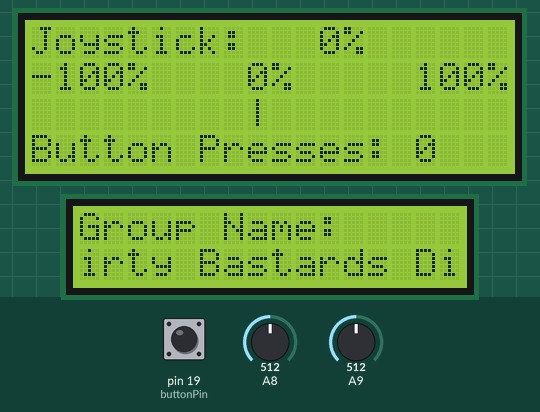
A sketch run on a simulated Arduino Mega 2560, built with avr-gcc and run on an emulated ATmega2560. Parts: 20×4 character LCD, 16×2 character LCD. The test bench sets the inputs (shaded band); at power-on: A8 = 512, pin 19 (buttonPin) HIGH, A9 = 512. What the sketch prints to the serial monitor is not drawn.

Above: at 1.3 s.
1.4 s: A8 set to 716
At 2.2 s:
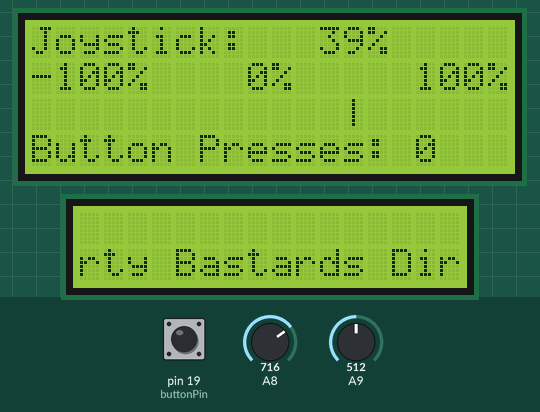
4.4 s: pin 19 (buttonPin) pulled LOW for 0.15 s
At 5.3 s:
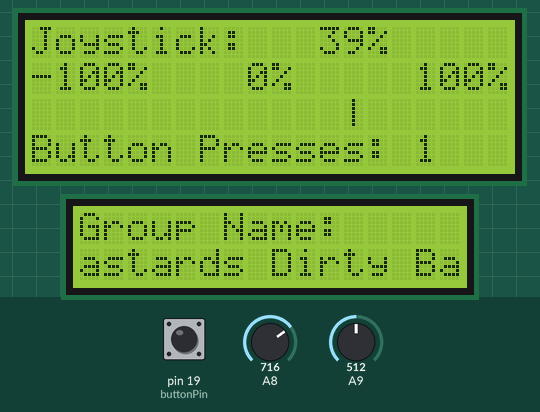
7.5 s: A8 set to 573
At 8.3 s:
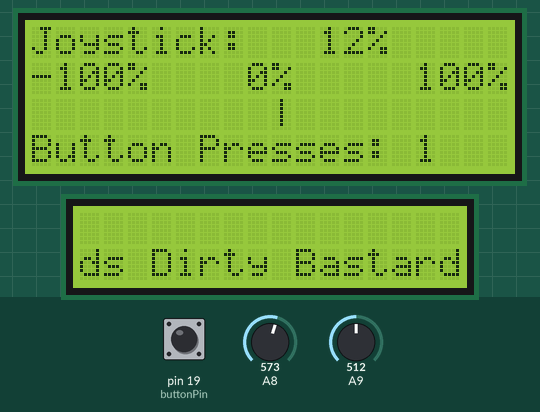
10.5 s: A8 set to 548
At 11.4 s:
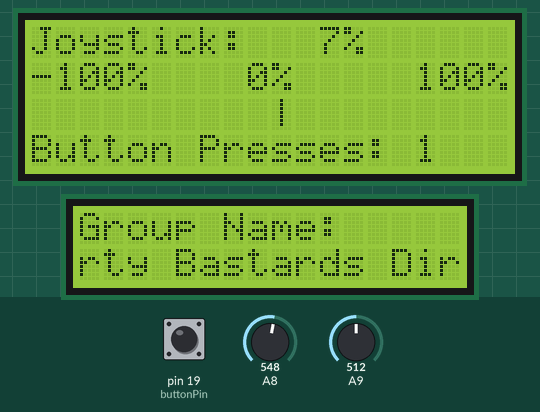
13.5 s: pin 19 (buttonPin) pulled LOW for 1 s
At 14.4 s:
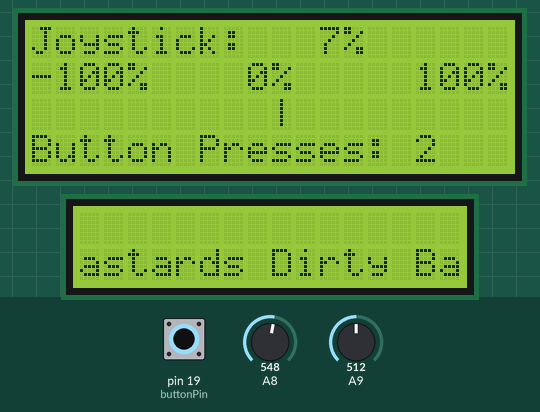
17.2 s: A8 set to 306
At 18.0 s:
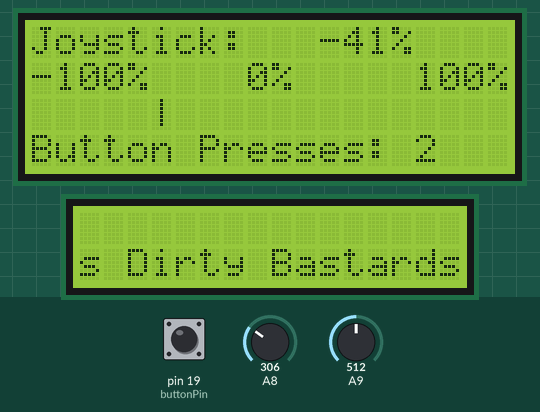
Timing chart, 0 to 20.2 s (numbered marks = the images above; inputs shaded):
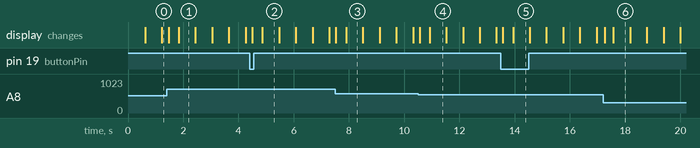

Measured:
- the behaviour switches between 563 and 562 on A8 (found by bisection; images 3 and 4)
- what the display in image 1 shows lasts 0.6 s, from 1.8 s to 2.4 s

The sketch:

w2_group_name_display.ino
```cpp
#include <LiquidCrystal.h>

LiquidCrystal lcd(9, 8, 5, 4, 3, 2); // (RS, E, D4, D5, D6, D7)
LiquidCrystal lcd2(13, 12, 11, 10, 7, 6); // Second LCD (change pin numbers accordingly)

int buttonPin = 19; // Button connected to digital pin 19
int buttonState = LOW;
int lastButtonState = LOW;
unsigned long lastDebounceTime = 0;
unsigned long debounceDelay = 50;
int buttonPressCount = 0;

// GROUP NAME RELATED <>
unsigned long previousMillisScroll = 0;
unsigned long previousMillisBlink = 0;

const long scrollInterval = 600;
const long blinkInterval = 600; // Blink interval for "Group Name:"

bool isGroupNameVisible = true; // Track if "Group Name:" is visible or not
// GROUP NAME RELATED </>

void setup() {
  // Initialize the LCD
  lcd.begin(20, 4); // Change these values according to your LCD configuration

  lcd.setCursor(0, 0);
  lcd.print("Joystick:");

  // GROUP NAME RELATED <>
  // Initialize the second LCD
  lcd2.begin(16, 2); // Change these values according to your LCD configuration

  // Start the scrolling and blinking for the group name display
  lcd2.setCursor(0, 0);
  lcd2.print("Group Name:");

  lcd2.setCursor(0, 1);
  lcd2.print("                    "); // Clear the second line initially
  // GROUP NAME RELATED </>

  // Set up ADC for reading analog values
  analogReference(DEFAULT); // Use default reference voltage (usually 5V)

  // Initialize the button pin
  pinMode(buttonPin, INPUT_PULLUP);

  Serial.begin(9600);
}

// GROUP NAME RELATED <>
void scrollGroupName() {
  static int textPosition = 0;
  int groupNameLength = strlen("Dirty Bastards ");
  lcd2.setCursor(0, 1);
  lcd2.print("                    "); // Clear the entire second row

  for (int i = 0; i < 16; i++) {
    int charIndex = (textPosition + i) % groupNameLength;
    lcd2.setCursor(i, 1);
    lcd2.print("Dirty Bastards "[charIndex]);
  }

  textPosition = (textPosition + 1) % groupNameLength;
}

void blinkGroupName() {
  if (isGroupNameVisible) {
    lcd2.setCursor(0, 0);
    lcd2.print("                    "); // Clear the entire first row
  } else {
    lcd2.setCursor(0, 0);
    lcd2.print("Group Name:");
  }

  isGroupNameVisible = !isGroupNameVisible;
}
// GROUP NAME RELATED </>

void loop() {
  // GROUP NAME RELATED <>
  // Check and update the scrolling text
  unsigned long currentMillis = millis();
  if (currentMillis - previousMillisScroll >= scrollInterval) {
    previousMillisScroll = currentMillis;
    scrollGroupName();
  }

  // Check and update the blinking text
  if (currentMillis - previousMillisBlink >= blinkInterval) {
    previousMillisBlink = currentMillis;
    blinkGroupName();
  }
  // GROUP NAME RELATED </>

  int xValue = analogRead(A8); // Connect X output of the joystick to A8
  int yValue = analogRead(A9); // Connect Y output of the joystick to A9

  // Calculate joystick percentage
  int xPercentage = map(xValue, 0, 1023, -100, 100);
  int yPercentage = map(yValue, 0, 1023, -100, 100);
  lcd.setCursor(12, 0);
  lcd.print(xPercentage);
  lcd.print("%  ");

  lcd.setCursor(0, 1);

  // Calculate the position of the joystick indicator
  int indicatorPosition = map(xPercentage, -100, 100, 0, 19);

  // Print the joystick indicator (a vertical bar) on the bottom row of the LCD
  lcd.print("-100%    0%     100%");

  // Clear the last row of the LCD
  lcd.setCursor(0, 2);
  lcd.print("                    "); // Clear the entire row
  lcd.setCursor(indicatorPosition, 2);
  lcd.write('|');

  // Read the button state
  int reading = digitalRead(buttonPin);

  // Check for a button press
  if (reading != lastButtonState) {
    lastDebounceTime = millis();
  }

  if ((millis() - lastDebounceTime) > debounceDelay) {
    if (reading != buttonState) {
      buttonState = reading;

      // If the button is pressed, increment the button press count
      if (buttonState == LOW) {
        buttonPressCount++;
      }
    }
  }

  lastButtonState = reading;

  // Print button press count on the last row of the LCD
  lcd.setCursor(0, 3);
  lcd.print("Button Presses: ");
  lcd.print(buttonPressCount);

  // Print the voltages and joystick percentages to the Serial Monitor
  Serial.print(" V\tJoystick: ");
  Serial.print(xPercentage);

  delay(50);
}
```
